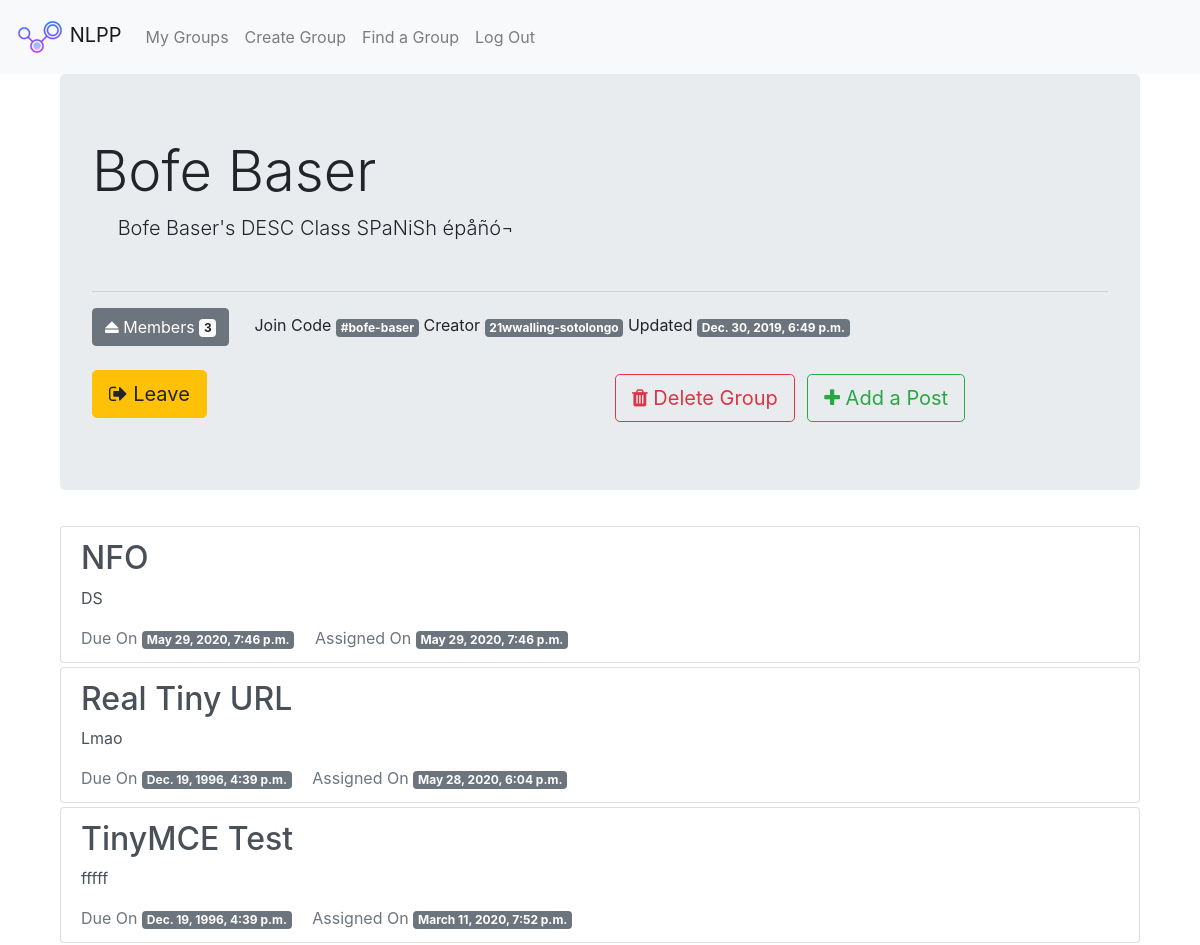
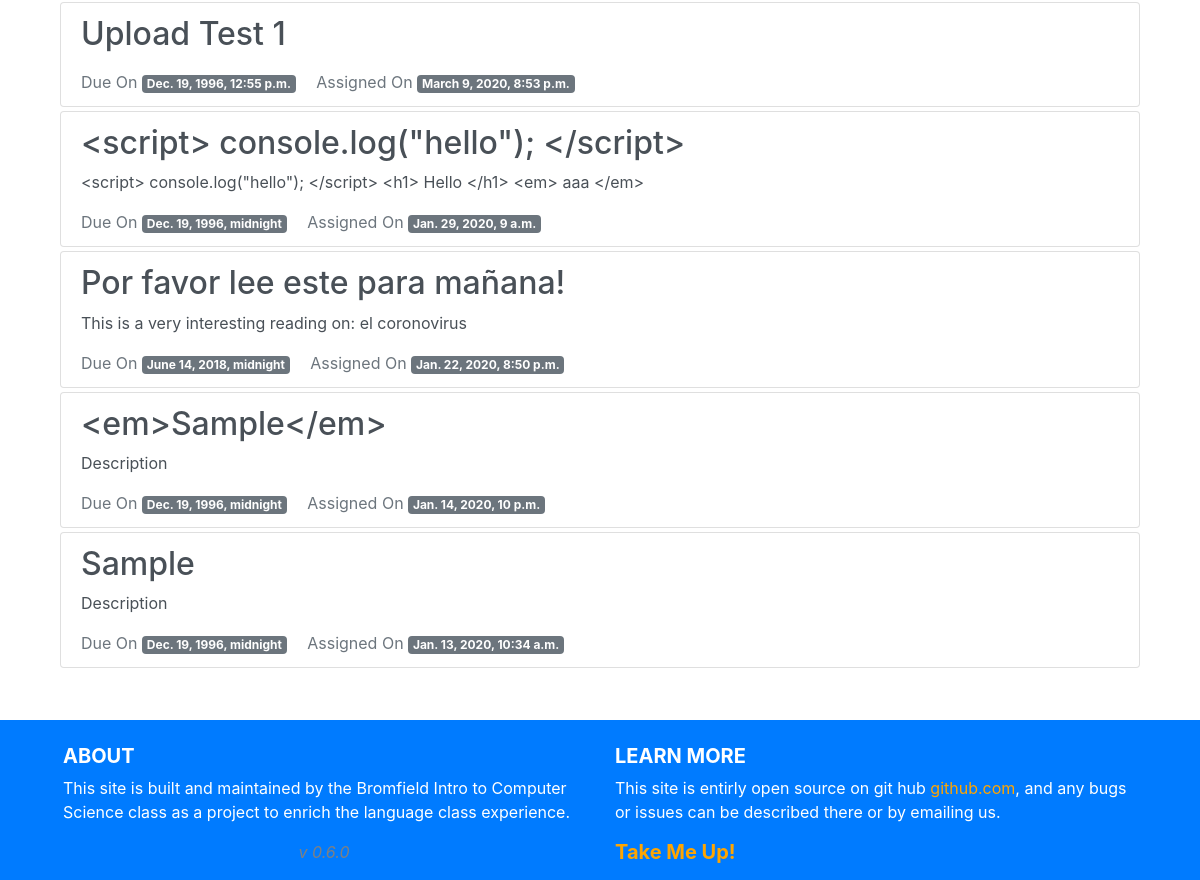
The page /groups/singular/bofe-baser/ (signed in) on the database its author committed (2 pictures, top to bottom).
### groups/models.py (models this page shows, shortened)
class Group(models.Model):
    name = models.CharField(max_length=50, unique=True)
    slug = models.SlugField(allow_unicode=True, unique=True)
    creator = models.ForeignKey(User, related_name="group_owners",on_delete=models.CASCADE)
    description = models.TextField(blank=True, default='')
    members = models.ManyToManyField(User,through="GroupMember")
    creation_date = models.DateTimeField(auto_now=True)
    class Meta:
        ordering = ["name"]

### posts/models.py (models this page shows, shortened)
class Post(models.Model):
    name = models.CharField(max_length=50)
    creator = models.ForeignKey(User, related_name="post_creator", on_delete=models.CASCADE)
    group = models.ForeignKey(Group, related_name="posts",null=True, blank=True,on_delete=models.CASCADE)
    description = models.TextField(blank=True, default="", max_length=8000)
    body_text = models.TextField(blank=True, default="", max_length=8000)
    creation_date = models.DateTimeField(auto_now=True)
    due_date = models.DateTimeField()
    from_lang = models.ForeignKey('SupportedLanguages', related_name="from_langs", on_delete=models.CASCADE)
    to_lang = models.ForeignKey('SupportedLanguages', related_name="to_langs", on_delete=models.CASCADE)
    class Meta:
        ordering = ["-creation_date"]

### groups/views.py (the view)
# urls.py: path("singular/<slug>/",views.SingleGroup.as_view(),name="single"),
class SingleGroup(LoginRequiredMixin, generic.DetailView):
    model = Group

### groups/templates/groups/group_detail.html (shortened to what this page needs)
{% extends "groups/group_base.html" %}
{% block pregroup %}
<div class="container">
  <div class="jumbotron">
    <h1 class="display-4">{{group.name}}</h1>
    <p class="lead"> &emsp; {{group.description}}</p>
    <hr class=mt-5>
    <div>
      <button type="button" class="btn btn-secondary" data-toggle="modal"
        data-target="#MemberList"><span class="fa fa-eject"></span> Members <span class="badge badge-light">
        {{group.members.count}} </span>
      </button> &emsp;
      Join Code <span class="badge badge-secondary"> #{{group.slug}} </span>
      Creator <span class="badge badge-secondary">{{group.creator}}</span>
      Updated <span class="badge badge-secondary">{{group.creation_date}}</span>
    </div>
    <div class="content mt-4">
      <div class="row">
      <div class="col">
    	{% if user in group.members.all %}
    		<a href="{% url 'groups:leave' slug=group.slug %}" class="btn btn-lg btn-warning"><span class="fa fa-sign-out"></span> Leave</a>
    	{% else %}
    		<a href="{% url 'groups:join' slug=group.slug %}" class="btn btn-lg btn-success"><span class="fa fa-sign-in"></span> Join</a>
    	{% endif %}
    </div>
      {% if user == group.creator %}
        <div class="col float-right">
            <a href="{% url 'groups:delete' slug=group.slug %}" class=" btn btn-lg btn-outline-danger my-1"><span class="fa fa-trash"></span> Delete Group</a>
            <a href="{% url 'groups:posts:create' slug=view.kwargs.slug %}" class="mx-2  btn btn-lg btn-outline-success my-1"><span class="fa fa-plus"></span> Add a Post</a>
        </div>
      {% endif %}
    </div>
    </div>
  </div>
  {% include "groups/_group_members_modal.html" with group=group%}
{% endblock %}
{% block group_content %}
  <div class= "container">
  {% for post in group.posts.all %}
  {% if user in group.members.all %}
  <div class="my-1">
    <a href="{% url 'groups:posts:single' pk=post.pk slug=group.slug %}" class="list-group-item list-group-item-action flex-column align-items-start">
      <h2 class="mb-2">{{ post.name }}</h2>
      <p class="mt-2"> {{ post.description}} </p>
      <div class="d-flex justify-content-start w-40 ">
        <span class="text-muted"> Due On <span class="badge badge-secondary">{{ post.due_date }}</span></span>
        <span class="text-muted ml-3"> Assigned On <span class="badge badge-secondary">{{ post.creation_date }}</span></span>
      </div>
    </a>
  </div>
  {% endif %}
  {% endfor %}
  </div>
{% endblock %}

### groups/templates/groups/group_base.html (shortened to what this page needs)
{% extends "base.html" %}
{% block content %}
<div class="container">
  <div class="row">
    {% block pregroup %}{% endblock %}
    {% block group_content %}{% endblock %}
  </div>
</div>
{% endblock %}

### templates/base.html (shortened to what this page needs)
<!DOCTYPE html>
{% load static %}
<html lang="en">
  <head>
    <link rel="stylesheet" href="https://stackpath.bootstrapcdn.com/bootstrap/4.4.1/css/bootstrap.min.css">
    <link href="https://maxcdn.bootstrapcdn.com/font-awesome/4.7.0/css/font-awesome.min.css" rel="stylesheet">
    <link rel="stylesheet" href="{% static 'NLPP/css/master.css'%}">
  </head>
  <body class= "w-b">
    <div class="content">
    <nav id="navbar" class="navbar sticky-top navbar-expand-sm navbar-light bg-light">
      <a class="navbar-brand mynav" href="{% url 'home' %}">
        <img src="{% static 'NLPP/icons/favicon.ico' %}">
        NLPP
      </a>
      <div class="collapse navbar-collapse" id="navbarToggler">
        <ul class="navbar-nav mr-auto">
            {% if user.is_authenticated %}
              <a class="nav-item nav-link" href="{% url 'groups:all' %}" class="btn btn-simple">My Groups</a>
              <a class="nav-item nav-link" href="{% url 'groups:create' %}" class="btn btn-simple">Create Group</a>
              <a class="nav-item nav-link" href="{% url 'groups:find' %}" class="btn btn-simple">Find a Group</a>
              <a class="nav-item nav-link" href="{% url 'accounts:logout' %}" class="btn btn-simple">Log Out</a>
            {% else %}
              <a class="nav-item nav-link" href="{% url 'accounts:login' %}" class="btn btn-simple">Login</a>
              <a class="nav-item nav-link" href="{% url 'accounts:signup' %}" class="btn btn-simple">Sign Up</a>
            {% endif %}
        </ul>
      </div>
    </nav>
    <div class="container">
      {% block content %}
      {% endblock %}
    </div>
  </div>
  <div>
  <footer class="footer-dark footer bg-primary px-5 pt-4 mt-5">
    <div class="container-fluid  text-center text-md-left">
      <div class="row">
        <div class="col-md-6 mt-md-0 mt-3">
          <h5 class="text-uppercase font-weight-bold">About</h5>
            <p> This site is built and maintained by the Bromfield Intro to Computer Science class as a project to
            enrich the language class experience.
            <center style="color:gray"><em>v 0.6.0</em> </center> </p>
        </div>
        <div class="col-md-6 mb-md-0 mb-3">
          <h5 class="text-uppercase font-weight-bold">Learn More</h5>
          <p>This site is entirly open source on git hub  <a href="https://github.com/ALearningCurve/NLPP" class="footer-dark-links"> github.com</a>,
          and any bugs or issues can be described there or by emailing us.</p>
          <h5><a href="#TopOfPage" class="footer-dark-links"><b>Take Me Up!</b></a></h5>
        </div>
      </div>
    </div>
    </footer>
  </div>
  </body>
</html>

### groups/templates/groups/_group_members_modal.html (shortened to what this page needs)
</div>

### static/NLPP/css/master.css (style rules this page uses)
html { height:100%; }
body { background-color: #FFFFFF; font-size: 1rem; height:100%; overflow-wrap: break-word; word-wrap: break-word; hyphens: auto; display: flex; flex-direction: column; }
a { color: blue; }
.footer-dark { color:white; }
.footer-dark-links { color:orange; }
.footer { flex-shrink: 0; }
.content { flex: 1 0 auto; }

### rows shown on the page
Group: name "Bofe Baser", description "Bofe Baser's DESC Class SPaNiSh épåñó¬", members.count "3", slug "bofe-baser", creator "21wwalling-sotolongo", creation_date "Dec. 30, 2019, 6:49 p.m."
Post: name "NFO", description "DS", due_date "May 29, 2020, 7:46 p.m.", creation_date "May 29, 2020, 7:46 p.m."
Post: name "Real Tiny URL", description "Lmao", due_date "Dec. 19, 1996, 4:39 p.m.", creation_date "May 28, 2020, 6:04 p.m."
Post: name "TinyMCE Test", description "fffff", due_date "Dec. 19, 1996, 4:39 p.m.", creation_date "March 11, 2020, 7:52 p.m."
Post: name "Upload Test 1", due_date "Dec. 19, 1996, 12:55 p.m.", creation_date "March 9, 2020, 8:53 p.m."
Post: name "<script> console.log(\"hello\"); </script>", description "<script> console.log(\"hello\"); </script> <h1> Hello </h1> <em> aaa </em>", due_date "Dec. 19, 1996, midnight", creation_date "Jan. 29, 2020, 9 a.m."
Post: name "Por favor lee este para mañana!", description "This is a very interesting reading on: el coronovirus", due_date "June 14, 2018, midnight", creation_date "Jan. 22, 2020, 8:50 p.m."
Post: name "<em>Sample</em>", description "Description", due_date "Dec. 19, 1996, midnight", creation_date "Jan. 14, 2020, 10 p.m."
Post: name "Sample", description "Description", due_date "Dec. 19, 1996, midnight", creation_date "Jan. 13, 2020, 10:34 a.m."
